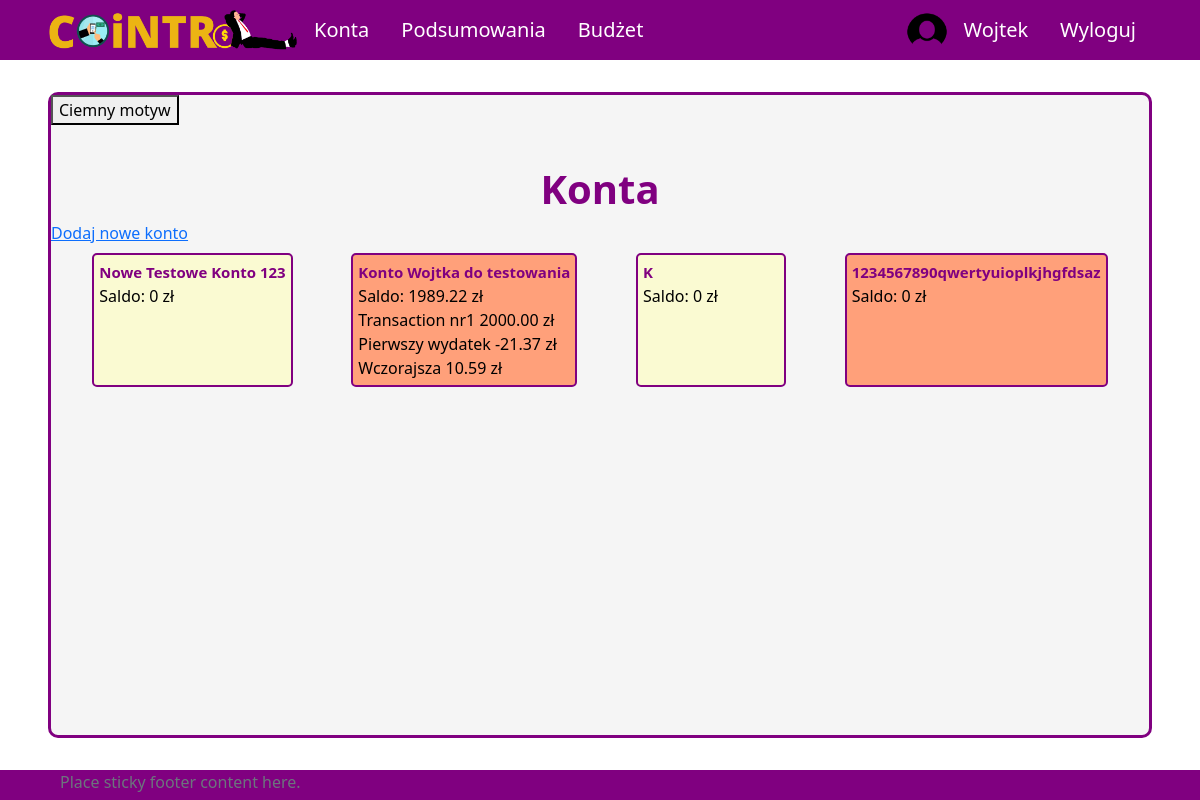
The page /all-accounts (signed in) on the database as committed earlier.
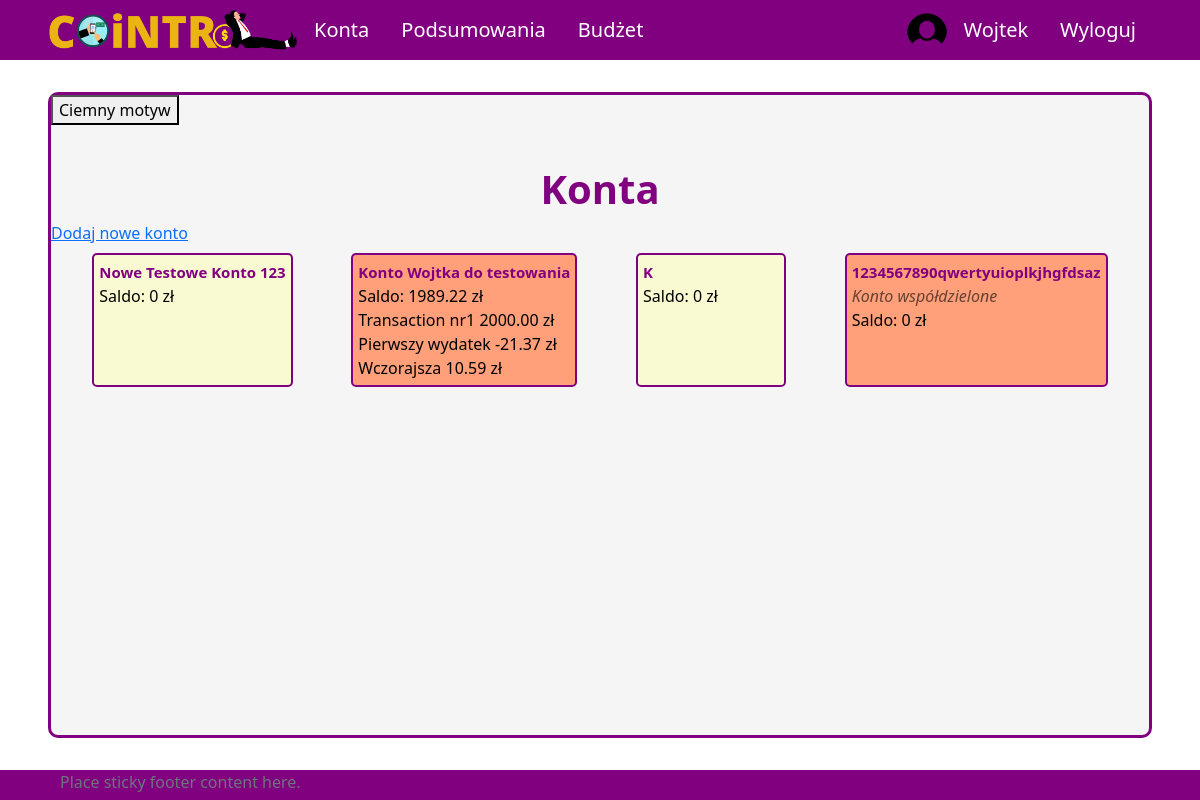
The same page on the database as committed later.
### aplication/models.py (models this page shows)
class Account(models.Model):
    owner = models.ForeignKey(Profile, null=True, blank=True, on_delete=models.CASCADE)
    name = models.CharField(max_length=30)
    is_shared = models.BooleanField(default=False)
    description = models.CharField(max_length=100, null=True, blank=True)
    id = models.UUIDField(default=uuid.uuid4, unique=True,
                            primary_key=True, editable=False)
    def __str__(self):
        return self.name
    def calculate_balance(self):
        balance = 0
        transactions = Transaction.objects.filter(id_account=self)
        for transaction in transactions:
            balance += transaction.converted_amount
        return balance
    def transactions(self):
        return Transaction.objects.filter(id_account=self).order_by('-transaction_date')
    def print_description(self):
        if self.description!=None:
            return self.description
        else:
            return ""

### aplication/views.py (the view)
# urls.py: path('all-accounts', allAccounts, name='all-accounts'),
@login_required(login_url='login')
def allAccounts(request):
    accounts = Account.objects.all()
    user_accounts = accounts.filter(owner=request.user.profile)
    context = {'accounts': user_accounts}
    return render(request, 'application/account/all-accounts.html', context)

### templates/application/account/all-accounts.html (shortened to what this page needs)
{% extends 'application/base.html' %}
{% block content %}
    <div class="title">
        <h1>Konta</h1>
    </div>
    <a href={% url 'create-account' %}>Dodaj nowe konto</a>
    <div class="content tiles" id="all-accounts">
        {% for acc in accounts %}
            <div class="account">
                <span class="name"><a href={% url 'account' pk=acc.id %}>{{ acc }}</a></span>
                <span class="account-description">{{ acc.print_description }}</span>
                <span class="balance">Saldo: {{ acc.calculate_balance }} zł</span>
                {% for tr in acc.transactions %}
                    <div class="transaction">
                        <span class="name">{{ tr.name }}</span>
                        <span class="amount">{{ tr.amount }} zł</span>
                    </div>
                {% endfor %}
            </div>
        {% endfor %}
    </div>
{% endblock %}

Rows that differ between the two databases and show on the page:
changed Account "1234567890qwertyuioplkjhgfdsaz": print_description (not shown) → "Konto współdzielone"
